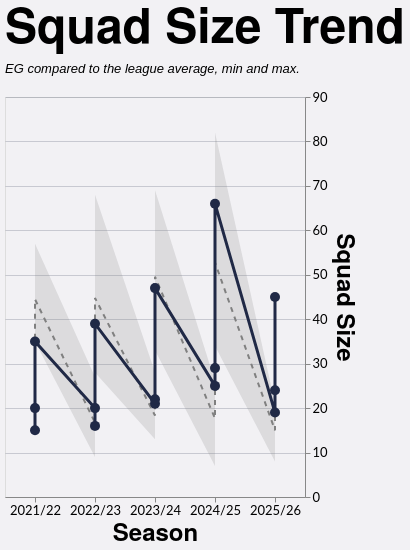

Describe this chart as a Vega-Lite specification.
### Vega-Lite specification from a JSON file in a GitHub repository (floating-point values rounded to 4 significant figures)
{"config": {"axis": {"labelFont": "Lato, sans-serif", "titleFont": "PT Sans Narrow, Helvetica Neue, Helvetica, Arial, sans-serif", "labelFontSize": 13, "titleFontSize": 24, "gridColor": "#202947", "gridOpacity": 0.2}, "header": {"labelFont": "PT Sans Narrow, Helvetica Neue, Helvetica, Arial, sans-serif", "titleFont": "PT Sans Narrow, Helvetica Neue, Helvetica, Arial, sans-serif", "labelFontSize": 24, "titleFontSize": 28, "labelFontWeight": "bold", "orient": "left"}, "legend": {"labelFont": "Lato, sans-serif", "titleFont": "PT Sans Narrow, Helvetica Neue, Helvetica, Arial, sans-serif", "labelFontSize": 14, "titleFontSize": 16, "titlePadding": 5, "fillColor": "white", "strokeColor": "black", "padding": 10, "titleFontWeight": "lighter", "titleFontStyle": "italic", "titleColor": "gray", "offset": 10}, "title": {"font": "PT Sans Narrow, Helvetica Neue, Helvetica, Arial, sans-serif", "fontSize": 48, "fontWeight": "bold", "anchor": "start", "align": "center", "titlePadding": 20, "subtitlePadding": 10, "subtitleFontSize": 13, "subtitleColor": "", "subtitleFontStyle": "italic", "offset": 15, "color": "black"}, "axisX": {"labelAngle": 0}, "facet": {"title": null, "header": null, "align": {"row": "each", "column": "each"}}, "resolve": {"scale": {"y": "independent", "facet": "independent"}}, "background": "#f2f1f4"}, "layer": [{"mark": {"type": "area", "color": "gray", "opacity": 0.2}, "encoding": {"tooltip": [{"field": "Season", "title": "Season", "type": "nominal"}, {"field": "League Min", "format": ".0f", "title": "League Min", "type": "quantitative"}, {"field": "League Max", "format": ".0f", "title": "League Max", "type": "quantitative"}, {"field": "League Average", "format": ".1f", "title": "League Average", "type": "quantitative"}], "x": {"field": "Season", "title": "Season", "type": "nominal"}, "y": {"field": "League Min", "title": "Squad Size", "type": "quantitative"}, "y2": {"field": "League Max"}}}, {"mark": {"type": "line", "color": "gray", "strokeDash": [5, 5], "strokeWidth": 2}, "encoding": {"tooltip": [{"field": "Season", "title": "Season", "type": "nominal"}, {"field": "League Average", "format": ".1f", "title": "League Average", "type": "quantitative"}], "x": {"field": "Season", "type": "nominal"}, "y": {"axis": {"orient": "right"}, "field": "League Average", "type": "quantitative"}}}, {"mark": {"type": "line", "point": {"size": 100}, "strokeWidth": 3}, "encoding": {"color": {"field": "Color1", "legend": null, "scale": null, "type": "nominal"}, "tooltip": [{"field": "Season", "title": "Season", "type": "nominal"}, {"field": "Team", "title": "Team", "type": "nominal"}, {"field": "Unit", "title": "Unit", "type": "nominal"}, {"field": "Total Players", "title": "Squad Size", "type": "quantitative"}], "x": {"field": "Season", "type": "nominal"}, "y": {"field": "Total Players", "type": "quantitative"}}}], "data": {"name": "data-d776b9e5928ad4c2b398fc0d177d7af9"}, "height": 400, "title": {"text": "Squad Size Trend", "subtitle": "EG compared to the league average, min and max."}, "width": 300, "$schema": "https://vega.github.io/schema/vega-lite/v5.20.1.json", "datasets": {"data-d776b9e5928ad4c2b398fc0d177d7af9": [{"Season": "2021/22", "Unit": "Backs", "League Min": 10, "League Max": 23, "League Average": 15.38, "Team": "East Grinstead", "Total Players": 15, "Color1": "#202946", "Color2": "#7d96e8"}, {"Season": "2021/22", "Unit": "Forwards", "League Min": 20, "League Max": 28, "League Average": 23.12, "Team": "East Grinstead", "Total Players": 20, "Color1": "#202946", "Color2": "#7d96e8"}, {"Season": "2021/22", "Unit": "Total", "League Min": 35, "League Max": 57, "League Average": 44.5, "Team": "East Grinstead", "Total Players": 35, "Color1": "#202946", "Color2": "#7d96e8"}, {"Season": "2022/23", "Unit": "Backs", "League Min": 9, "League Max": 27, "League Average": 16.7, "Team": "East Grinstead", "Total Players": 20, "Color1": "#202946", "Color2": "#7d96e8"}, {"Season": "2022/23", "Unit": "Forwards", "League Min": 16, "League Max": 34, "League Average": 21.8, "Team": "East Grinstead", "Total Players": 16, "Color1": "#202946", "Color2": "#7d96e8"}, {"Season": "2022/23", "Unit": "Total", "League Min": 28, "League Max": 68, "League Average": 44.8, "Team": "East Grinstead", "Total Players": 39, "Color1": "#202946", "Color2": "#7d96e8"}, {"Season": "2023/24", "Unit": "Backs", "League Min": 13, "League Max": 28, "League Average": 18.33, "Team": "East Grinstead", "Total Players": 21, "Color1": "#202946", "Color2": "#7d96e8"}, {"Season": "2023/24", "Unit": "Forwards", "League Min": 15, "League Max": 32, "League Average": 23.5, "Team": "East Grinstead", "Total Players": 22, "Color1": "#202946", "Color2": "#7d96e8"}, {"Season": "2023/24", "Unit": "Total", "League Min": 33, "League Max": 69, "League Average": 49.58, "Team": "East Grinstead", "Total Players": 47, "Color1": "#202946", "Color2": "#7d96e8"}, {"Season": "2024/25", "Unit": "Backs", "League Min": 7, "League Max": 26, "League Average": 17.67, "Team": "East Grinstead", "Total Players": 25, "Color1": "#202946", "Color2": "#7d96e8"}, {"Season": "2024/25", "Unit": "Forwards", "League Min": 16, "League Max": 45, "League Average": 26.0, "Team": "East Grinstead", "Total Players": 29, "Color1": "#202946", "Color2": "#7d96e8"}, {"Season": "2024/25", "Unit": "Total", "League Min": 34, "League Max": 82, "League Average": 52.75, "Team": "East Grinstead", "Total Players": 66, "Color1": "#202946", "Color2": "#7d96e8"}, {"Season": "2025/26", "Unit": "Backs", "League Min": 8, "League Max": 21, "League Average": 15.0, "Team": "East Grinstead", "Total Players": 19, "Color1": "#202946", "Color2": "#7d96e8"}, {"Season": "2025/26", "Unit": "Forwards", "League Min": 20, "League Max": 34, "League Average": 25.4, "Team": "East Grinstead", "Total Players": 24, "Color1": "#202946", "Color2": "#7d96e8"}, {"Season": "2025/26", "Unit": "Total", "League Min": 35, "League Max": 59, "League Average": 46.2, "Team": "East Grinstead", "Total Players": 45, "Color1": "#202946", "Color2": "#7d96e8"}]}}
